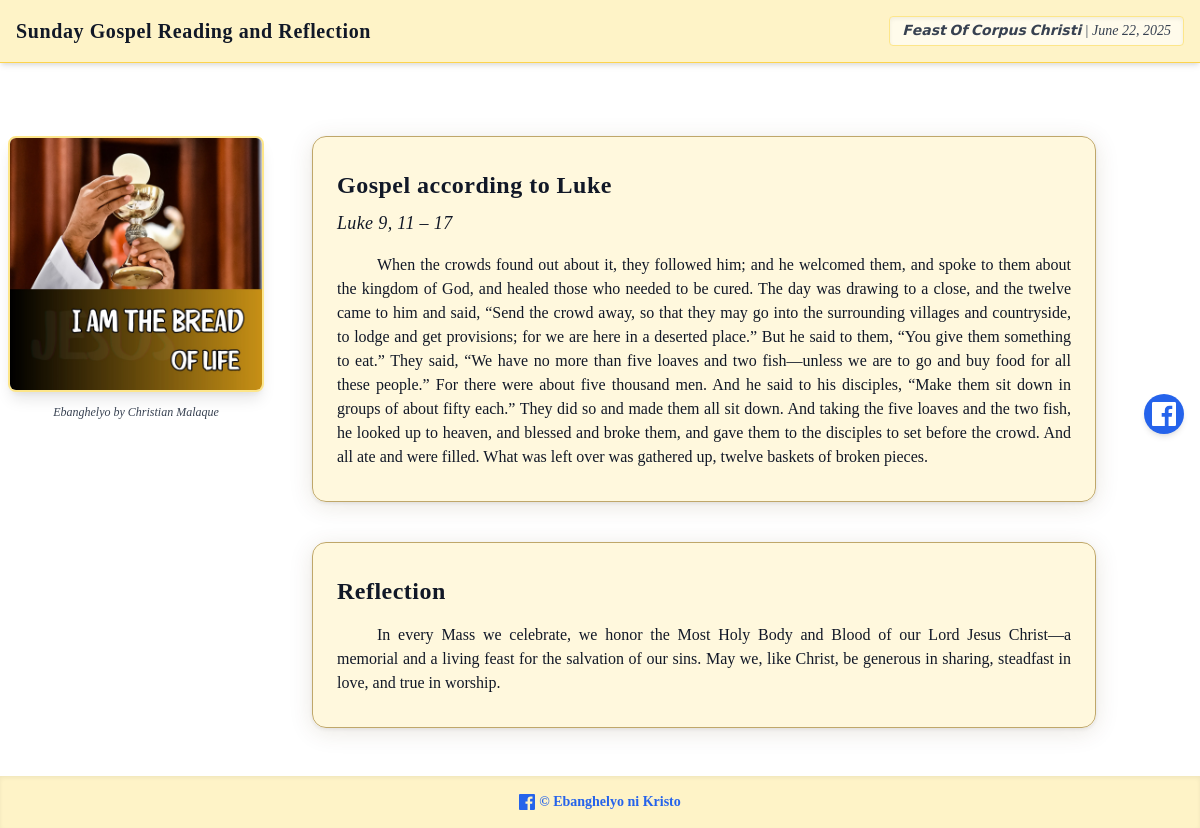
The page / on the database its author committed.
### reflections/models.py (models this page shows, shortened)
class SundayInfo(models.Model):
    sunday_title = models.CharField(max_length=100)
    date = models.DateField()
    image = models.ImageField(upload_to='gospel_images/', blank=True, null=True)
    image_caption = models.CharField(max_length=255, blank=True)

class GospelReflection(models.Model):
    title = models.CharField(max_length=100)
    subtitle = models.CharField(max_length=200)
    gospel_text = models.TextField()
    reflection_text = models.TextField()
    sunday_info = models.ForeignKey(SundayInfo, on_delete=models.CASCADE)

### reflections/views.py (the view)
# urls.py: path('', views.index, name='home'),
def index(request):
    sunday = SundayInfo.objects.last()
    reflection = GospelReflection.objects.filter(sunday_info=sunday).last()
    return render(request, 'index.html', {
        'sunday': sunday,
        'reflection': reflection,
    })

### reflections/Templates/index.html (shortened to what this page needs)
{% load static %}
<!DOCTYPE html>
<html lang="en">
<head>
    <link href="https://cdn.jsdelivr.net/npm/tailwindcss@2.2.19/dist/tailwind.min.css" rel="stylesheet">
</head>
<body class="text-gray-900">
    <nav class="bg-yellow-100 shadow-md p-4 flex justify-between items-center fixed top-0 left-0 w-full z-40 border-b border-yellow-300" style="backdrop-filter: blur(2px);">
        <div class="text-xl font-bold tracking-wide drop-shadow-sm" style="letter-spacing:0.03em;">
            Sunday Gospel Reading and Reflection
        </div>
        <div class="text-sm italic text-gray-700 px-3 py-1 rounded bg-yellow-50 shadow-inner border border-yellow-200">
            {{ sunday.sunday_title }} | {{ sunday.date }}
        </div>
    </nav>
    <main class="max-w-5xl mx-auto mt-24 space-y-10 flex flex-col md:flex-row px-4">
        {% if sunday.image %}
        <div class="hidden md:flex flex-col items-start md:mr-12 md:-ml-24 mt-4">
            <img src="{{ sunday.image.url }}" alt="Sunday Gospel Image"
                 class="rounded-lg shadow-lg w-64 h-[36rem] object-contain border-2 border-yellow-200 bg-white" />
            {% if sunday.image_caption %}
            <div class="mt-3 text-xs text-gray-700 italic text-center w-64">
                {{ sunday.image_caption }}
            </div>
            {% endif %}
        </div>
        {% endif %}
        <div class="flex-1 space-y-10">
            <div class="scroll-card">
                <h2 class="text-2xl font-bold mb-2">{{ reflection.title }}</h2>
                <h3 class="text-lg italic mb-4">{{ reflection.subtitle }}</h3>
                <p class="text-justify" style="text-indent: 5ch;">{{ reflection.gospel_text }}</p>
            </div>
            <div class="scroll-card">
                <h2 class="text-2xl font-bold mb-4">Reflection</h2>
                <p class="text-justify" style="text-indent: 5ch;">{{ reflection.reflection_text }}</p>
            </div>
        </div>
    </main>
    <div class="fixed top-1/2 right-4 transform -translate-y-1/2 z-50">
        <a href="https://www.facebook.com/profile.php?id=61563540627929" target="_blank"
           aria-label="Share on Facebook"
           class="bg-blue-600 p-2 rounded-full shadow-md hover:bg-blue-700 transition block">
        </a>
    </div>
    <footer class="bg-yellow-100 shadow-inner py-4 mt-12">
        <nav class="flex flex-col md:flex-row justify-center items-center space-y-2 md:space-y-0 md:space-x-6 text-sm text-gray-700">
            <a href="https://www.facebook.com/profile.php?id=61563540627929" target="_blank" class="text-blue-600 hover:underline font-bold flex items-center">
                © Ebanghelyo ni Kristo
            </a>
        </nav>
    </footer>
</body>
</html>

### reflections/Templates/index.html (style rules this page uses)
body { background-image: url('/static/ancient_background.jpg'); background-size: cover; background-attachment: fixed; font-family: 'Georgia', 'Times New Roman', serif; color: #3b2f1e; }
.scroll-card { background: rgba(255, 248, 220, 0.95); font-family: 'Georgia', serif; border: 1.5px solid #bfa76a; border-radius: 14px; padding: 2rem 1.5rem; box-shadow: 0 4px 24px rgba(80, 60, 20, 0.12), 0 1.5px 4px rgba(0,0,0,0.08); transition: box-shadow 0.2s; }
h2, h3 { font-family: 'Merriweather', 'Georgia', serif; letter-spacing: 0.02em; }
a { transition: color 0.2s; }

### rows shown on the page
SundayInfo: sunday_title "𝗙𝗲𝗮𝘀𝘁 𝗢𝗳 𝗖𝗼𝗿𝗽𝘂𝘀 𝗖𝗵𝗿𝗶𝘀𝘁𝗶", date "June 22, 2025", image (picture), image_caption "Ebanghelyo by Christian Malaque"
GospelReflection: title "Gospel according to Luke", subtitle "Luke 9, 11 – 17", gospel_text "When the crowds found out about it, they followed him; and he welcomed them, and spoke to them about the kingdom of God, and healed those who needed to be cured. The day was drawing to a close, and the twelve came to him and said, “Send the crowd away, so that they may go into the surrounding villages and countryside, to lodge and get provisions; for we are here in a deserted place.” But he said to them, “You give them something to eat.” They said, “We have no more than five loaves and two fish—unless we are to go and buy food for all these people.” For there were about five thousand men. And he said to his disciples, “Make them sit down in groups of about fifty each.” They did so and made…", reflection_text "In every Mass we celebrate, we honor the Most Holy Body and Blood of our Lord Jesus Christ—a memorial and a living feast for the salvation of our sins. May we, like Christ, be generous in sharing, steadfast in love, and true in worship."
